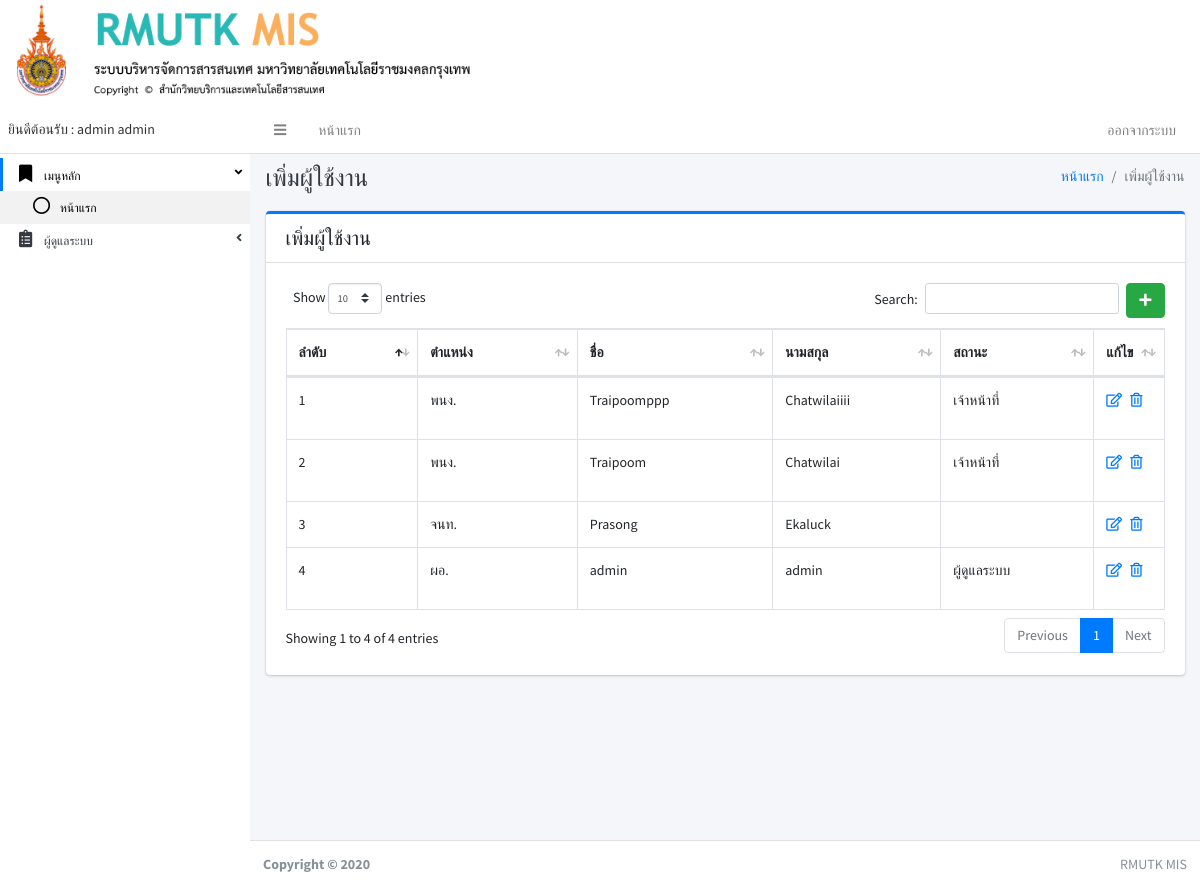
The page /index.php?pa8 (signed in) on the database its author committed.
### tables this page shows
CREATE TABLE IF NOT EXISTS `user` (
`user_id` int(11) NOT NULL,
  `first_name` varchar(150) NOT NULL,
  `last_name` varchar(150) NOT NULL,
  `username` varchar(150) NOT NULL,
  `password` varchar(150) NOT NULL,
  `user_tumn` varchar(250) NOT NULL,
  `user_status` int(11) NOT NULL
);

### page/pa8_user.php (the view, shortened to what this page needs)
<div class="content-header">
	<div class="container-fluid">
		<div class="row mb-2">
			<div class="col-sm-6">
				<h1 class="m-0 text-dark">เพิ่มผู้ใช้งาน</h1>
			</div>
			<div class="col-sm-6">
				<ol class="breadcrumb float-sm-right">
					<li class="breadcrumb-item"><a href="#">หน้าแรก</a></li>
					<li class="breadcrumb-item active">เพิ่มผู้ใช้งาน</li>
				</ol>
			</div>
		</div>
	</div>
</div>
<div class="content">
	<div class="container-fluid">
		<div class="row">
			<div class="col-lg-12">
				<div class="card card-primary card-outline ">
					<div class="card-header noprint">
						<h5 class="m-0">เพิ่มผู้ใช้งาน</h5>
					</div>
					<div class="card-body">
						<?php if (isset($_GET['add'])||isset($_GET['edit_user'])): ?>
						<?php else: ?>
							<a href="./index.php?pa8&add" class="btn btn-success float-right" ><i class="fas fa-plus"></i></a>
						<?php endif ?>
						<?php if (isset($_GET['add'])): ?>
							<form role="form" action="page/pa8_user_db.php" method="post">
								<div class="row">
									<div class="col-sm-3">
										<div class="form-group">
											<label>ตำแหน่ง</label>
											<input type="text" name="user_tumn" class="form-control" placeholder="Enter ...">
										</div>
									</div>
									<div class="col-sm-4">
										<div class="form-group">
											<label>ชื่อ</label>
											<input type="text" name="first_name" class="form-control" placeholder="Enter ...">
										</div>
									</div>
									<div class="col-sm-4">
										<div class="form-group">
											<label>นามสกุล</label>
											<input type="text" name="last_name" class="form-control" placeholder="Enter ...">
										</div>
									</div>
									<div class="col-sm-3">
										<div class="form-group">
											<label>Username</label>
											<input type="text" name="username" class="form-control" placeholder="Enter ...">
										</div>
									</div>
									<div class="col-sm-4">
										<div class="form-group">
											<label>Password</label>
											<input type="password" name="password" class="form-control" placeholder="Enter ...">
										</div>
									</div>
									<div class="col-sm-4">
										<div class="form-group">
											<label>สถานะ</label>
											<select class="custom-select" name="user_status" id="inputGroupSelect01">
												<option selected>เลือกสถานะ</option>
												<option value="1">ผู้ดูแลระบบ</option>
												<option value="2">ผู้ประเมิน</option>
												<option value="0">ผู้ถูกประเมิน</option>
											</select>
										</div>
									</div>
									<div class="card-footer">
										<button type="submit" class="btn btn-primary">Submit</button>
										<a type="submit" class="btn btn-danger" href="./index.php?pa8" >cancel</a>
									</div>
								</div>
								<input type="hidden" name="add_user" >
							</form>
							<?php else: ?>
								<?php
								include './conn.php';
								$sqlhuser=" SELECT * FROM user ORDER BY user_id desc ";
								$qryhuser = mysqli_query($conn,$sqlhuser);
								?>
								<table id="example1" class="table table-bordered table-hover">
									<thead>
										<tr>
											<th>ลำดับ</th>
											<th>ตำแหน่ง</th>
											<th>ชื่อ</th>
											<th>นามสกุล</th>
											<th>สถานะ</th>
											<th>แก้ไข</th>
										</tr>
									</thead>
									<tbody>
										<?php
										$i = 1;
										while ($rowhuser = $qryhuser->fetch_array()) {
											$uid = $rowhuser['user_id'];
											?>
											<tr>
												<td><?php echo $i; ?></td>
												<td><?php echo $rowhuser['user_tumn']; ?></td>
												<td><?php echo $rowhuser['first_name']; ?></td>
												<td><?php echo $rowhuser['last_name']; ?></td>
												<td>
													<?php if ($rowhuser['user_status'] == 1): ?>
														<p>ผู้ดูแลระบบ</p>
														<?php elseif ($rowhuser['user_status'] == 0): ?>
															<p>เจ้าหน้าที่</p>
														<?php endif ?>
													</td>
													<td width="10px">
														<?php if ($rowhuser['user_status'] == 3): ?>
															<p style="color: red;" 	>ยกเลิก</p>
															<?php else: ?>
																<a href="index.php?pa8&edit_user&user_id=<?php echo($uid) ?>"><i class="far fa-edit"></i></a>&nbsp;&nbsp;
																<a href="page/pa8_user_db.php?del_user&user_id=<?php echo($uid) ?>"><i class="far fa-trash-alt"></i></a>
															<?php endif ?>
														</td>
													</tr>
												<?php $i++; } ?>
											</tbody>
										</table>
									<?php endif ?>
								</div>
							</div>
						</div>
					</div>
				</div>
			</div>

### sidebar.php (shortened to what this page needs)
<aside class="main-sidebar sidebar-light-primary">
  <a href="#" class="brand-link">
    <span class="brand-text font-weight-light"><b>
      <?php
      $status = "";
      if (isset($_SESSION["USERNAME"])){
        $user = $_SESSION["USERNAME"];
        include './conn.php';
        $sqlhusercc=" SELECT * FROM user WHERE username =".$user;
        $qryhusercc = mysqli_query($conn,$sqlhusercc);
        $rowhusercc = mysqli_fetch_assoc($qryhusercc);
        $status = $rowhusercc['user_status'];
        echo "ยินดีต้อนรับ : ".$rowhusercc['first_name']."  ".$rowhusercc['last_name'];
        ?>
      <?php }else{ ?>
        &nbsp;
      <?php } ?>
    </b></span>
  </a>
  <div class="sidebar text-xs">
    <nav class="mt-2">
      <ul class="nav nav-pills nav-sidebar nav-compact nav-child-indent nav-legacy flex-column" data-widget="treeview" role="menu" data-accordion="false">
         <li class="nav-item has-treeview menu-open">
          <a href="#" class="nav-link active">
            <i class="nav-icon fas fa-bookmark"></i>
            <p>
              เมนูหลัก
              <i class="right fas fa-angle-left"></i>
            </p>
          </a>
          <ul class="nav nav-treeview">
            <li class="nav-item">
              <a href="index.php" class="nav-link active">
                <i class="far fa-circle nav-icon"></i>
                <p>หน้าแรก</p>
              </a>
            </li>
            </ul>
          </li>
            <?php if ($status == 1): ?>
              <li class="nav-item">
                <a href="#" class="nav-link">
                  <i class="nav-icon fas fa-clipboard-list"></i>
                  <p>
                    ผู้ดูแลระบบ
                    <i class="right fas fa-angle-left"></i>
                  </p>
                </a>
              </li>
              <?php else: ?>
              <?php endif ?>
            </ul>
          </nav>
        </div>
      </aside>

### rows shown on the page
user: first_name "admin", last_name "admin", user_tumn "ผอ.", user_status "ผู้ดูแลระบบ"
user: user_tumn "พนง.", first_name "Traipoomppp", last_name "Chatwilaiiii", user_status "เจ้าหน้าที่"
user: user_tumn "พนง.", first_name "Traipoom", last_name "Chatwilai", user_status "เจ้าหน้าที่"
user: user_tumn "จนท.", first_name "Prasong", last_name "Ekaluck"
